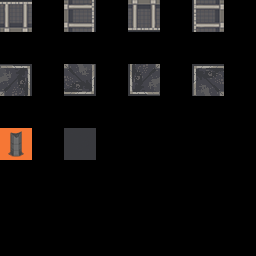

Tiled map render using the project's own tile images. Description and the whole map definition, tile-layer contents included, below:
An orthogonal 8x8 tile map with 32x32 px tiles, 4 tile layers (regions, input_wall, output_collision, output_wall).

<map version="1.4" tiledversion="1.4.3" orientation="orthogonal" renderorder="right-down" width="8" height="8" tilewidth="32" tileheight="32" infinite="0" nextlayerid="7" nextobjectid="10">
 <tileset firstgid="1" source="SpriteV6.tsx" />
 <layer id="1" name="regions" width="8" height="8">
  <data encoding="csv">
25,0,25,0,25,0,25,0,
0,0,0,0,0,0,0,0,
25,0,25,0,25,0,25,0,
0,0,0,0,0,0,0,0,
25,0,25,0,0,0,0,0,
0,0,0,0,0,0,0,0,
0,0,0,0,0,0,0,0,
0,0,0,0,0,0,0,0
</data>
 </layer>
 <layer id="2" name="input_wall" width="8" height="8">
  <data encoding="csv">
194,0,2684354754,0,3221225666,0,1610612930,0,
0,0,0,0,0,0,0,0,
199,0,2684354759,0,3221225671,0,1610612935,0,
0,0,0,0,0,0,0,0,
66,0,180,0,0,0,0,0,
0,0,0,0,0,0,0,0,
0,0,0,0,0,0,0,0,
0,0,0,0,0,0,0,0
</data>
 </layer>
 <layer id="4" name="output_collision" width="8" height="8">
  <data encoding="csv">
34,0,34,0,34,0,34,0,
0,0,0,0,0,0,0,0,
34,0,34,0,34,0,34,0,
0,0,0,0,0,0,0,0,
34,0,34,0,0,0,0,0,
0,0,0,0,0,0,0,0,
0,0,0,0,0,0,0,0,
0,0,0,0,0,0,0,0
</data>
 </layer>
 <layer id="3" name="output_wall" width="8" height="8">
  <data encoding="csv">
194,0,2684354754,0,3221225666,0,1610612930,0,
0,0,0,0,0,0,0,0,
199,0,2684354759,0,3221225671,0,1610612935,0,
0,0,0,0,0,0,0,0,
66,0,180,0,0,0,0,0,
0,0,0,0,0,0,0,0,
0,0,0,0,0,0,0,0,
0,0,0,0,0,0,0,0
</data>
 </layer>
</map>